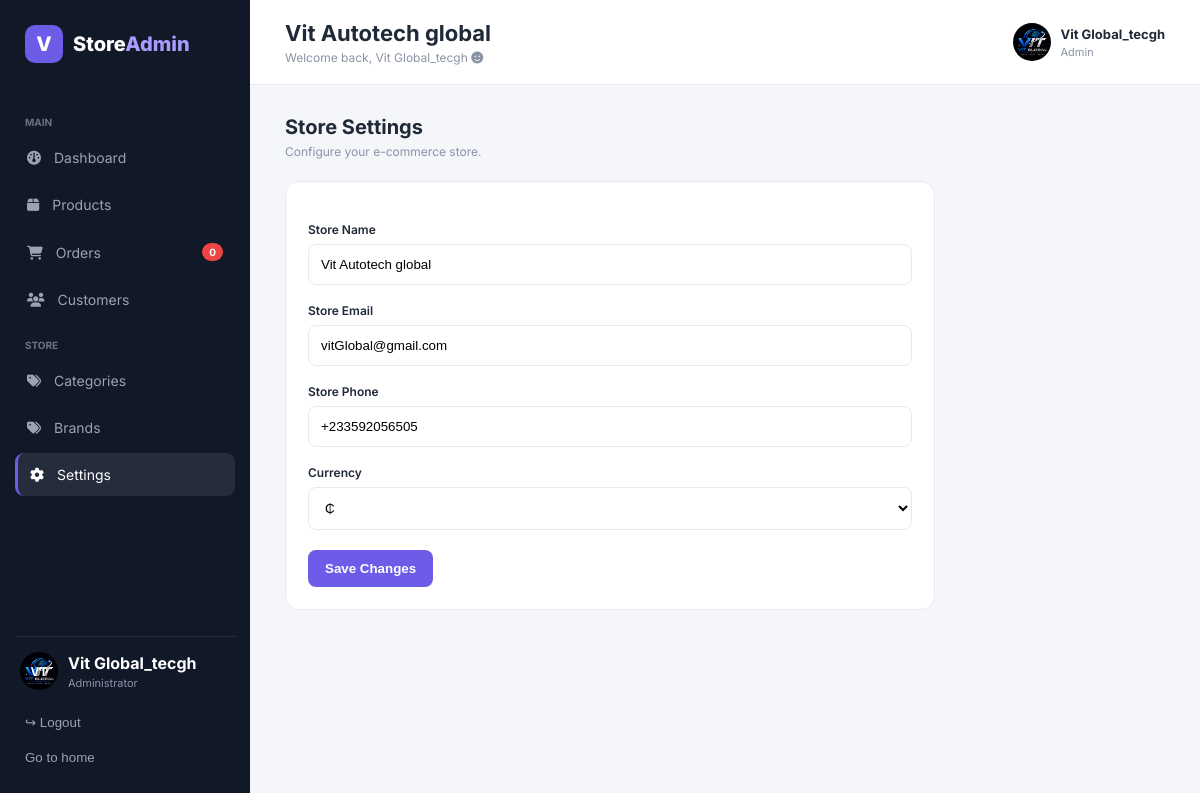
Page /admin-settings (signed in) on the committed database.
### web/models.py (models this page shows, shortened)
class User(db.Model, UserMixin):
    id = db.Column(db.Integer, primary_key=True)
    username = db.Column(db.String(50), unique=True)
    email = db.Column(db.String(100), unique=True)
    password = db.Column(db.String(256))
    date_joined = db.Column(db.DateTime(timezone=True), default=func.now())
    cart_items = db.relationship('Cart', backref=db.backref('user', lazy=True))
    orders = db.relationship('Order', backref=db.backref('user', lazy=True))
    personal_info = db.relationship('Payment', backref=db.backref('user', lazy=True))

class Settings(db.Model):
    id = db.Column(db.Integer, primary_key=True)
    store_name = db.Column(db.String(100), nullable=False)
    store_email = db.Column(db.String(100), nullable=False)
    store_phone = db.Column(db.String(20), nullable=False)
    currency = db.Column(db.String(10), nullable=False)
    date_updated = db.Column(db.DateTime(timezone=True), default=func.now())

### web/admin.py (the view, shortened to what this page needs)
@admin.route('/admin-settings', methods=['GET', 'POST'])
@login_required
def settings():
    if current_user.id == 1:
        num_orders = Order.query.order_by('id').all()
        total_orders = len(num_orders)
        settings = Settings.query.filter_by(id=1).first()
        return render_template('admin-settings.html', user=current_user, total_orders=total_orders, settings=settings)
    else:
        return flash('You are not an admin!', 'error')

### web/templates/admin-settings.html
{% extends 'admin-base.html' %} {% block title %} Store Settings {% endblock %}
{% block body %}
<form method="POST">
    <section class="page" id="settings">
      <div class="page-toolbar">
        <div>
          <h2>Store Settings</h2>
          <p>Configure your e-commerce store.</p>
        </div>
      </div>
      <div class="panel settings-panel">
        <label>Store Name</label>
        <input type="text" value="{{settings.store_name}}" name="store-name" required minlength="5"/>
        <label>Store Email</label>
        <input type="email" value="{{settings.store_email}}" name="store-email" required/>
        <label>Store Phone</label>
        <input type="text" value="{{settings.store_phone}}" name="store-phone" required/>
        <label>Currency</label>
        <select name="currency" required>
          <option>₵</option>
        </select>
        <button type="submit" class="primary-btn">Save Changes</button>
      </div>
    </section>
</form>
{% endblock %}

### web/templates/admin-base.html (shortened to what this page needs)
<!doctype html>
<html lang="en">
  <head>
    <link
      rel="stylesheet"
      href="https://cdnjs.cloudflare.com/ajax/libs/font-awesome/6.5.2/css/all.min.css"
    />
    <link
      rel="stylesheet"
      href="{{url_for('static', filename='css/admin-style.css')}}"
    />
  </head>
  <body>
    <aside class="sidebar" id="sidebar">
      <div class="logo">
        <div class="logo-icon">V</div>
        <span>Store<span>Admin</span></span>
      </div>
      <nav>
        <p class="nav-title">MAIN</p>
        <a href="admin-dashboard" class="nav-link" data-page="dashboard">
          <span><i class="fas fa-dashboard"></i></span> Dashboard
        </a>
        <a href="admin-product" class="nav-link" data-page="products">
          <span><i class="fas fa-box"></i></span> Products
        </a>
        <a href="admin-orders" class="nav-link" data-page="orders">
          <span><i class="fas fa-shopping-cart"></i></span> Orders
          <b class="badge">{{total_orders}}</b>
        </a>
        <a href="admin-customers" class="nav-link" data-page="customers">
          <span><i class="fas fa-users"></i></span> Customers
        </a>
        <p class="nav-title">STORE</p>
        <a href="admin-categories" class="nav-link" data-page="categories">
          <span><i class="fas fa-tags"></i></span> Categories
        </a>
        <a href="admin-brands" class="nav-link" data-page="brands">
          <span><i class="fas fa-tags"></i></span> Brands
        </a>
        <a href="admin-settings" class="nav-link" data-page="settings">
          <span><i class="fas fa-cog"></i></span> Settings
        </a>
      </nav>
      <div class="sidebar-bottom">
        <div class="admin-profile">
          <div class="avatar">VT</div>
          <div>
            <strong>{{user.username}}</strong>
            <small>Administrator</small>
          </div>
        </div>
        <a href="logout"><button class="logout-btn">↪ Logout</button></a>
        <a href="/"><button class="logout-btn">Go to home</button></a>
      </div>
    </aside>
    <main class="main">
      <header class="header">
        <div class="page-title">
          <h1 id="pageTitle">{{settings.store_name}}</h1>
          <p>Welcome back, {{user.username}} <i class="fas fa-smile"></i></p>
        </div>
        <div class="header-actions">
          <div class="header-user">
            <div class="avatar"></div>
            <div>
              <strong>{{user.username}}</strong>
              <small>Admin</small>
            </div>
          </div>
        </div>
      </header>
      {% block body %} {% endblock %}
    </main>
  </body>
</html>

### web/static/css/admin-style.css (style rules this page uses)
* { margin: 0; padding: 0; box-sizing: border-box; }
:root { --primary: #6c5ce7; --primary-dark: #5848d6; --background: #f5f6fa; --white: #ffffff; --text: #1f2937; --muted: #8b93a7; --border: #e8eaf0; --sidebar: #111827; }
body { padding: 0px; margin: 0px; font-family: "Inter", sans-serif; background: var(--background); color: var(--text); }
.sidebar { position: fixed; width: 250px; height: 100vh; background: var(--sidebar); color: white; padding: 25px 15px; display: flex; flex-direction: column; z-index: 1000; overflow-y: scroll; }
.logo { display: flex; align-items: center; gap: 10px; font-size: 20px; font-weight: 800; padding: 0 10px 35px; }
.logo span span { color: #a99cff; }
.logo-icon { width: 38px; height: 38px; background: var(--primary); border-radius: 10px; display: flex; align-items: center; justify-content: center; }
.nav-title { font-size: 10px; color: #6b7280; font-weight: 700; margin: 18px 10px 8px; }
.nav-link { display: flex; align-items: center; gap: 13px; color: #9ca3af; text-decoration: none; padding: 13px 12px; margin: 4px 0; border-radius: 9px; font-size: 14px; transition: .2s; }
.nav-link:hover, .nav-link.active { background: #252d3d; color: white; }
.nav-link.active { border-left: 3px solid var(--primary); }
.badge { margin-left: auto; background: #ef4444; color: white; font-size: 10px; padding: 3px 7px; border-radius: 20px; }
.sidebar-bottom { margin-top: auto; }
.admin-profile { display: flex; align-items: center; gap: 10px; padding: 15px 5px; border-top: 1px solid #273142; }
.admin-profile small, .header-user small { display: block; color: #8b93a7; font-size: 11px; margin-top: 3px; }
.avatar { width: 38px; height: 38px; background: url(../img/favicon.jpg); background-size: cover; border-radius: 50%; display: flex; align-items: center; justify-content: center; font-size: 12px; font-weight: 700; }
.logout-btn { width: 100%; border: none; background: transparent; color: #9ca3af; padding: 10px; text-align: left; cursor: pointer; }
.main { margin-left: 250px; min-height: 100vh; }
.header { height: 85px; background: white; border-bottom: 1px solid var(--border); display: flex; align-items: center; justify-content: space-between; padding: 0 35px; }
.page-title h1 { font-size: 22px; }
.page-title p { font-size: 12px; color: var(--muted); margin-top: 4px; }
.header-actions { display: flex; align-items: center; gap: 25px; }
.header-user { display: flex; align-items: center; gap: 10px; font-size: 13px; }
.page { display: flex; flex-direction: column; position: relative; padding: 30px 35px; }
.panel { background: white; border: 1px solid var(--border); border-radius: 14px; padding: 22px; }
.panel-header select, .product-toolbar select, .settings-panel select { border: 1px solid var(--border); padding: 9px; border-radius: 8px; background: white; }
.page-toolbar { display: flex; justify-content: space-between; align-items: center; margin-bottom: 22px; }
.page-toolbar h2 { font-size: 20px; }
.page-toolbar p { color: var(--muted); font-size: 12px; margin-top: 5px; }
.primary-btn { border: none; background: var(--primary); color: white; padding: 11px 17px; border-radius: 8px; cursor: pointer; font-weight: 600; transition: .2s; }
.settings-panel { max-width: 650px; }
.settings-panel label { display: block; font-size: 12px; font-weight: 600; margin: 18px 0 7px; }
.settings-panel input, .settings-panel select { width: 100%; padding: 12px; border: 1px solid var(--border); border-radius: 8px; outline: none; }
.settings-panel .primary-btn { margin-top: 20px; }

### rows in the picture
User: username "Vit Global_tecgh"
Settings: store_name "Vit Autotech global", store-name "Vit Autotech global", store-email "vitGlobal@gmail.com", store-phone "+233592056505"

### other values in the picture
{{ total_orders }} "0"
